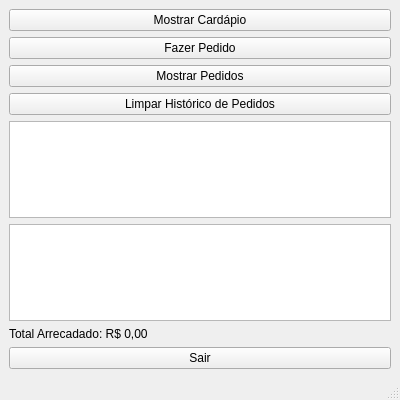
<?xml version="1.0" encoding="UTF-8"?>
<ui version="4.0">
 <class>MainWindow</class>
 <widget class="QMainWindow" name="MainWindow">
  <property name="geometry">
   <rect>
    <x>0</x>
    <y>0</y>
    <width>400</width>
    <height>400</height>
   </rect>
  </property>
  <property name="windowTitle">
   <string>Menu</string>
  </property>
  <widget class="QWidget" name="centralwidget">
   <layout class="QVBoxLayout" name="verticalLayout">
    <item>
     <widget class="QPushButton" name="botaoCardapio">
      <property name="text">
       <string>Mostrar Cardápio</string>
      </property>
     </widget>
    </item>
    <item>
     <widget class="QPushButton" name="botaoPedido">
      <property name="text">
       <string>Fazer Pedido</string>
      </property>
     </widget>
    </item>
    <item>
     <widget class="QPushButton" name="botaoPedidosFeitos">
      <property name="text">
       <string>Mostrar Pedidos</string>
      </property>
     </widget>
    </item>
    <item>
     <widget class="QPushButton" name="botaoLimparPedidos">
      <property name="text">
       <string>Limpar Histórico de Pedidos</string>
      </property>
     </widget>
    </item>
    <item>
     <widget class="QTextEdit" name="textEditCardapio"/>
    </item>
    <item>
     <widget class="QTextEdit" name="textEditPedidos"/>
    </item>
    <item>
     <widget class="QLabel" name="labelTotalVendas">
      <property name="text">
       <string>Total Arrecadado: R$ 0,00</string>
      </property>
     </widget>
    </item>
    <item>
     <widget class="QPushButton" name="botaoSair">
      <property name="text">
       <string>Sair</string>
      </property>
     </widget>
    </item>
   </layout>
  </widget>
  <widget class="QMenuBar" name="menubar">
   <property name="geometry">
    <rect>
     <x>0</x>
     <y>0</y>
     <width>400</width>
     <height>21</height>
    </rect>
   </property>
  </widget>
  <widget class="QStatusBar" name="statusbar"/>
 </widget>
 <resources/>
 <connections/>
</ui>
